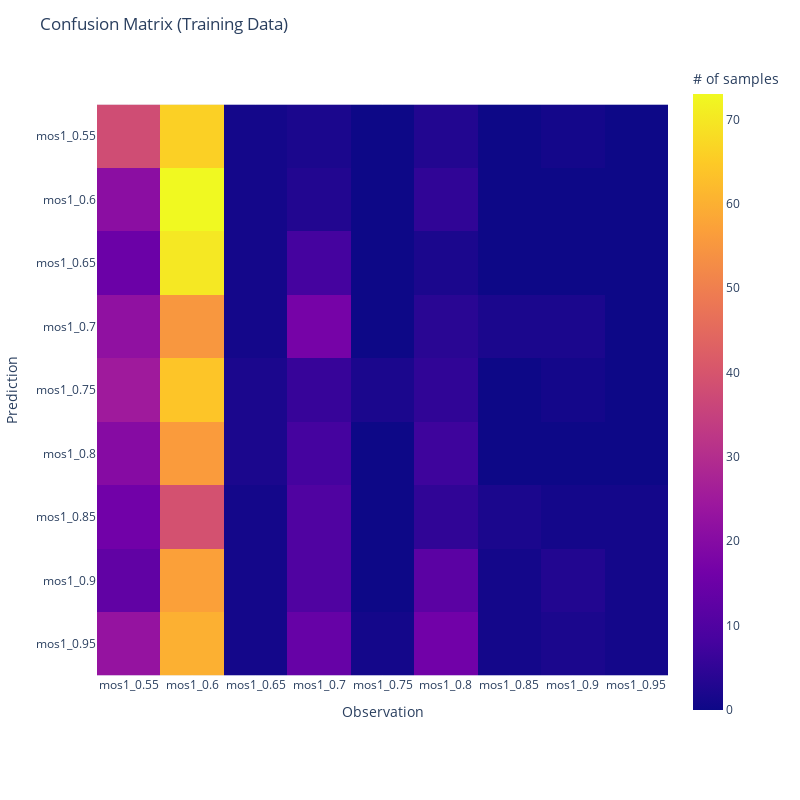

Notebook cell for this chart:
### Code cell
fig1 = px.imshow(cm_train_df, labels=dict(y="Prediction", x="Observation", color="# of samples"))
fig1.update_yaxes(dtick=1)
fig1.update_xaxes(dtick=1)
fig1.update_layout(title='Confusion Matrix (Training Data)', width=800, height=800)
fig1.show()

fig2 = px.imshow(cm_train_df2, labels=dict(y="Prediction", x="Observation", color="accuracy %"))
fig2.update_yaxes(dtick=1)
fig2.update_xaxes(dtick=1)
fig2.update_layout(title='Confusion Matrix (Training Data). Average Accuracy: {}%'.format(round(avg_train_acc, 2)), width=800, height=800)
fig2.show()

### Figure 1 — Plotly figure (JSON) as saved in the notebook; plotly's stock layout.template omitted (floating-point values rounded to 4 significant figures)
{"data": [{"coloraxis": "coloraxis", "hovertemplate": "Observation: %{x}<br>Prediction: %{y}<br># of samples: %{z}<extra></extra>", "name": "0", "type": "heatmap", "x": ["mos1_0.55", "mos1_0.6", "mos1_0.65", "mos1_0.7", "mos1_0.75", "mos1_0.8", "mos1_0.85", "mos1_0.9", "mos1_0.95"], "xaxis": "x", "y": ["mos1_0.55", "mos1_0.6", "mos1_0.65", "mos1_0.7", "mos1_0.75", "mos1_0.8", "mos1_0.85", "mos1_0.9", "mos1_0.95"], "yaxis": "y", "z": [[38, 66, 1, 2, 0, 3, 0, 1, 0], [21, 73, 1, 3, 0, 5, 0, 0, 0], [15, 70, 1, 8, 0, 2, 0, 0, 0], [22, 55, 1, 17, 0, 4, 2, 2, 0], [25, 64, 2, 6, 2, 5, 0, 1, 0], [20, 56, 2, 8, 0, 7, 0, 0, 0], [16, 39, 1, 10, 0, 5, 2, 1, 1], [13, 57, 1, 10, 0, 12, 1, 3, 1], [23, 60, 1, 14, 1, 16, 1, 2, 1]]}], "layout": {"coloraxis": {"colorbar": {"title": {"text": "# of samples"}}, "colorscale": [[0, "#0d0887"], [0.1111, "#46039f"], [0.2222, "#7201a8"], [0.3333, "#9c179e"], [0.4444, "#bd3786"], [0.5556, "#d8576b"], [0.6667, "#ed7953"], [0.7778, "#fb9f3a"], [0.8889, "#fdca26"], [1, "#f0f921"]]}, "height": 800, "margin": {"t": 60}, "title": {"text": "Confusion Matrix (Training Data)"}, "width": 800, "xaxis": {"anchor": "y", "autorange": true, "constrain": "domain", "domain": [0, 1], "dtick": 1, "range": [-0.5, 8.5], "scaleanchor": "y", "title": {"text": "Observation"}, "type": "category"}, "yaxis": {"anchor": "x", "autorange": true, "constrain": "domain", "domain": [0.06742, 0.9326], "dtick": 1, "range": [8.5, -0.5], "title": {"text": "Prediction"}, "type": "category"}}}
